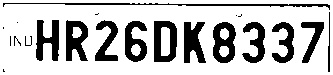
#> input picture contour.jpg, 333 x 75 px, given in place of cc3_plate1.jpg, which was not available
$ jupyter execute --allow-errors license_plate_detector.ipynb   (text cells are left out)
#> lines starting #> are read from the running program, lines starting #| are printed output that depends on the picture; after the words box and inside, x2 and y2 are one past the last pixel; in counts of white or black regions, pixels touching at a corner belong together; pictures that were not available may be replaced by others from this repository, and a replacement may not be noted
[cell 1]
import matplotlib.pyplot as plt

[cell 2]
import numpy as np
import cv2

# Match contours to license plate or character template
def find_contours(dimensions, img) :

    # Find all contours in the image
    cntrs, _ = cv2.findContours(img.copy(), cv2.RETR_TREE, cv2.CHAIN_APPROX_SIMPLE)

    # Retrieve potential dimensions
    lower_width = dimensions[0]
    upper_width = dimensions[1]
    lower_height = dimensions[2]
    upper_height = dimensions[3]

    # Check largest 5 or  15 contours for license plate or character respectively
    cntrs = sorted(cntrs, key=cv2.contourArea, reverse=True)[:15]

    ii = cv2.imread('contour.jpg')

    x_cntr_list = []
    target_contours = []
    img_res = []
    for cntr in cntrs :
        #detects contour in binary image and returns the coordinates of rectangle enclosing it
        intX, intY, intWidth, intHeight = cv2.boundingRect(cntr)

        #checking the dimensions of the contour to filter out the characters by contour's size
        if intWidth > lower_width and intWidth < upper_width and intHeight > lower_height and intHeight < upper_height :
            x_cntr_list.append(intX) #stores the x coordinate of the character's contour, to used later for indexing the contours

            char_copy = np.zeros((44,24))
            #extracting each character using the enclosing rectangle's coordinates.
            char = img[intY:intY+intHeight, intX:intX+intWidth]
            char = cv2.resize(char, (20, 40))

            cv2.rectangle(ii, (intX,intY), (intWidth+intX, intY+intHeight), (50,21,200), 2)
            plt.imshow(ii, cmap='gray')

#             Make result formatted for classification: invert colors
            char = cv2.subtract(255, char)

            # Resize the image to 24x44 with black border
            char_copy[2:42, 2:22] = char
            char_copy[0:2, :] = 0
            char_copy[:, 0:2] = 0
            char_copy[42:44, :] = 0
            char_copy[:, 22:24] = 0

            img_res.append(char_copy) #List that stores the character's binary image (unsorted)

    #Return characters on ascending order with respect to the x-coordinate (most-left character first)

    plt.show()
    #arbitrary function that stores sorted list of character indeces
    indices = sorted(range(len(x_cntr_list)), key=lambda k: x_cntr_list[k])
    img_res_copy = []
    for idx in indices:
        img_res_copy.append(img_res[idx])# stores character images according to their index
    img_res = np.array(img_res_copy)

    return img_res

[cell 3]
# Find characters in the resulting images
#@app.route('/segment_characters', methods=['POST'])
def segment_characters(image) :

    # Preprocess cropped license plate image
    img_lp = cv2.resize(image, (333, 75))
    img_gray_lp = cv2.cvtColor(img_lp, cv2.COLOR_BGR2GRAY)
    _, img_binary_lp = cv2.threshold(img_gray_lp, 200, 255, cv2.THRESH_BINARY+cv2.THRESH_OTSU)
    img_binary_lp = cv2.erode(img_binary_lp, (3,3))
    img_binary_lp = cv2.dilate(img_binary_lp, (3,3))

    LP_WIDTH = img_binary_lp.shape[0]
    LP_HEIGHT = img_binary_lp.shape[1]

    # Make borders white
    img_binary_lp[0:3,:] = 255
    img_binary_lp[:,0:3] = 255
    img_binary_lp[72:75,:] = 255
    img_binary_lp[:,330:333] = 255

    # Estimations of character contours sizes of cropped license plates
    dimensions = [LP_WIDTH/6,
                       LP_WIDTH/2,
                       LP_HEIGHT/10,
                       2*LP_HEIGHT/3]
    plt.imshow(img_binary_lp, cmap='gray')
    plt.show()
    cv2.imwrite('contour.jpg',img_binary_lp)

    # Get contours within cropped license plate
    char_list = find_contours(dimensions, img_binary_lp)

    return char_list

[cell 4]
img = cv2.imread('D://Python/Live Projects/number-plate-recognition-code/cc3_plate1.jpg',cv2.IMREAD_COLOR)
#> img is the input picture: shape (75, 333, 3); min 0, max 255, mean 192
char = segment_characters(img)
#> in segment_characters, `_, img_binary_lp = cv2.threshold(img_gray_lp, 200, 255, cv2.THRESH_BIN..`: img_binary_lp: shape (75, 333); 75.3% white; 21 black regions (7 under 20 px), largest, box (x1, y1, x2, y2) and area: (154, 21, 177, 62) 638, (213, 22, 236, 63) 619, (184, 22, 206, 63) 608
#> in segment_characters, `img_binary_lp = cv2.erode(img_binary_lp, (3,3))`:
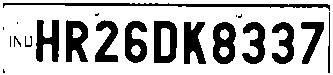
#> img_binary_lp: shape (75, 333); 72.3% white; 21 black regions (7 under 20 px), largest, box (x1, y1, x2, y2) and area: (3, 3, 330, 11) 915, (154, 21, 177, 63) 670, (213, 22, 236, 64) 665
#> in segment_characters, `img_binary_lp = cv2.dilate(img_binary_lp, (3,3))`:
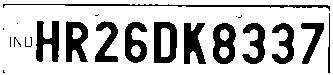
#> img_binary_lp: shape (75, 333); 75.3% white; 21 black regions (7 under 20 px), largest, box (x1, y1, x2, y2) and area: (154, 22, 177, 63) 638, (213, 23, 236, 64) 619, (184, 23, 206, 64) 608
#> in segment_characters, `img_binary_lp[72:75,:] = 255`: img_binary_lp: shape (75, 333); 75.4% white; 21 black regions (7 under 20 px)
#> in find_contours, `cntrs, _ = cv2.findContours(img.copy(), cv2.RETR_TREE, cv2.CHAIN_APPRO..`: cntrs = 33 contours, 12 with area under 20; largest, box (x1, y1, x2, y2) and area: (0, 0, 333, 75) 24568, (153, 21, 178, 64) 948, (2, 3, 331, 12) 920, (212, 22, 237, 65) 842, (65, 20, 89, 63) 757
#> in find_contours, `cntrs = sorted(cntrs, key=cv2.contourArea, reverse=True)[:15]`: cntrs = 15 contours; largest, box (x1, y1, x2, y2) and area: (0, 0, 333, 75) 24568, (153, 21, 178, 64) 948, (2, 3, 331, 12) 920, (212, 22, 237, 65) 842, (65, 20, 89, 63) 757
#> the loop in find_contours, `for cntr in cntrs :` made 15 passes
#> (intX, intY, intWidth, intHeight) on passes 2 to 13: (153, 21, 25, 43), (2, 3, 329, 9), (212, 22, 25, 43), (65, 20, 24, 43), (124, 21, 24, 43), (183, 22, 24, 43), (35, 20, 25, 43), (241, 22, 25, 43), (94, 20, 25, 43), (271, 22, 24, 43), (300, 22, 25, 43), (161, 28, 9, 29)
#> (cntr, intX, intY, intWidth, intHeight) on pass 1: ([[0, 0], [0, 74], [332, 74], [332, 0]], 0, 0, 333, 75)
#> pass 2, in find_contours, `char = img[intY:intY+intHeight, intX:intX+intWidth]`:
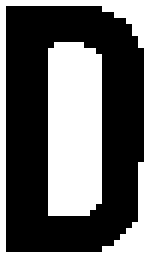
#> char: shape (43, 25) (shown 6 times larger); 40.7% white; 2 white regions, box (x1, y1, x2, y2) and area: (8, 7, 17, 36) 253, (0, 0, 25, 43) 184
#> pass 2, in find_contours, `char = cv2.resize(char, (20, 40))`:
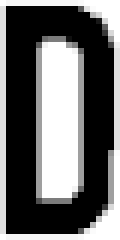
#> char: shape (40, 20) (shown 6 times larger); min 0, max 255, mean 105.8
#> pass 2, in find_contours, `char = cv2.subtract(255, char)`:
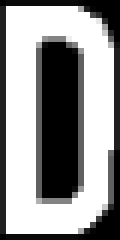
#> char: shape (40, 20) (shown 6 times larger); min 0, max 255, mean 149.2
#> after the loop in find_contours, `for cntr in cntrs :`:
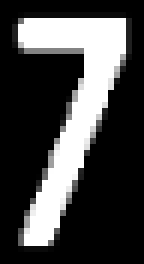
#> char_copy: shape (44, 24) float64 (shown 6 times larger); min 0, max 255, mean 68.9
#> after the loop in find_contours, `for cntr in cntrs :`:
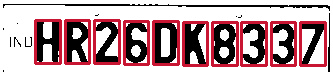
#> ii: shape (75, 333, 3); mean B, G, R 162.1, 157.4, 186.2
#> after the loop in find_contours, `for cntr in cntrs :`: img_res = 10 items; x_cntr_list = [153, 212, 65, 124, 183, 35, 241, 94, 271, 300]
#> in find_contours, `plt.show()`:
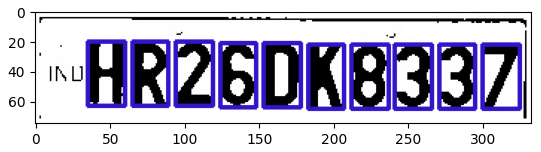
#> figure drawn by matplotlib, 1 panel; B, G, R data is drawn as R, G, B
#> in find_contours, `indices = sorted(range(len(x_cntr_list)), key=lambda k: x_cntr_list[k])`: indices = [5, 2, 7, 3, 0, 4, 1, 6, 8, 9]
#> the loop in find_contours, `for idx in indices:` made 10 passes
#> idx on passes 1, 3, 5, 6, 7, 8: 5, 7, 0, 4, 1, 6
#> after the loop in find_contours, `for idx in indices:`: img_res_copy = 10 items

[cell 5]
for i in range(10):
     plt.subplot(1, 10, i+1)
     plt.imshow(char[i], cmap='gray')
     plt.axis('off')
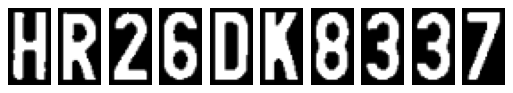
#> figure drawn by matplotlib, 10 panels

[cell 6]
import tensorflow as tf
#tf.enable_eager_execution()
tf.__version__

[cell 7]
from tensorflow.keras.preprocessing.image import ImageDataGenerator
#> (the rest of this cell did not finish here and is left out)

[cell 8]
from tensorflow.keras.models import Sequential
from tensorflow.keras.layers import Dense, Flatten, MaxPooling2D, Dropout, Conv2D
from tensorflow.keras import optimizers

#> (a cell that did not finish here is left out)

[cell 10]
import datetime
#!rm -rf logs
log_dir="logs/fit/" + datetime.datetime.now().strftime("%Y%m%d-%H%M%S")
#> (the rest of this cell did not finish here and is left out)

[cell 11]
batch_size = 1
#callbacks = [tensorboard_callback, stop_training_callback()]
#> (the rest of this cell did not finish here and is left out)

[cell 12]
import joblib
import pickle

#> (a cell that did not finish here is left out)

[cell 14]
def fix_dimension(img):
    new_img = np.zeros((28,28,3))
    for i in range(3):
        new_img[:,:,i] = img
    return new_img

def show_results():
    dic = {}
    characters = '0123456789ABCDEFGHIJKLMNOPQRSTUVWXYZ'
    for i,c in enumerate(characters):
        dic[i] = c

    output = []
    for i,ch in enumerate(char): #iterating over the characters
        img_ = cv2.resize(ch, (28,28))
        img = fix_dimension(img_)
        img = img.reshape(1,28,28,3) #preparing image for the model
        y_ = model.predict_classes(img)[0] #predicting the class
        character = dic[y_] #
        output.append(character) #storing the result in a list

    plate_number = ''.join(output)

    return plate_number

#> (the rest of this cell did not finish here and is left out)

#> the loop in show_results, `for i,ch in enumerate(char):` made 1 pass
#> pass 1, in show_results, `img_ = cv2.resize(ch, (28,28))`:
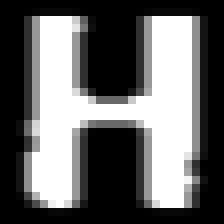
#> img_: shape (28, 28) float64 (shown 8 times larger); min 0, max 255, mean 103.3
#> after the loop in show_results, `for i,ch in enumerate(char):`: output = []
